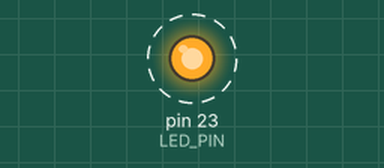
A sketch run on a simulated Arduino Mega 2560, built with avr-gcc and run on an emulated ATmega2560. On the bench: output pins drawn as LEDs (lit = HIGH). Dashed ring = blinking.

Above: at 0.2 s.
Timing chart, 0 to 5.8 s (numbered marks = the images above):
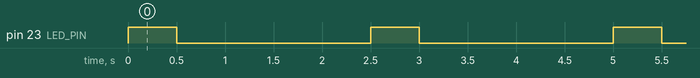

Measured:
- by itself, pin 23 (LED_PIN): alternates HIGH for 0.50 s and LOW for 2.0 s

The sketch:

blink_led.ino
```cpp
/*
 Blink amb temps configurables
 Fa parpellejar un LED connectat al pin 23 amb temps d’encesa i apagat configurables.
*/

// Constant per al pin del LED
const int LED_PIN = 23;

// Variables configurables per al temps en ms
int tempsEncesa = 500;   // mig segon
int tempsApagat = 2000;  // dos segons

void setup() {
  pinMode(LED_PIN, OUTPUT); // Configurem el pin com a sortida
}

void loop() {
  digitalWrite(LED_PIN, HIGH);   // Encenem el LED
  delay(tempsEncesa);            // Esperem el temps d’encesa

  digitalWrite(LED_PIN, LOW);    // Apaga el LED
  delay(tempsApagat);            // Espera el temps d’apagat
}
```
